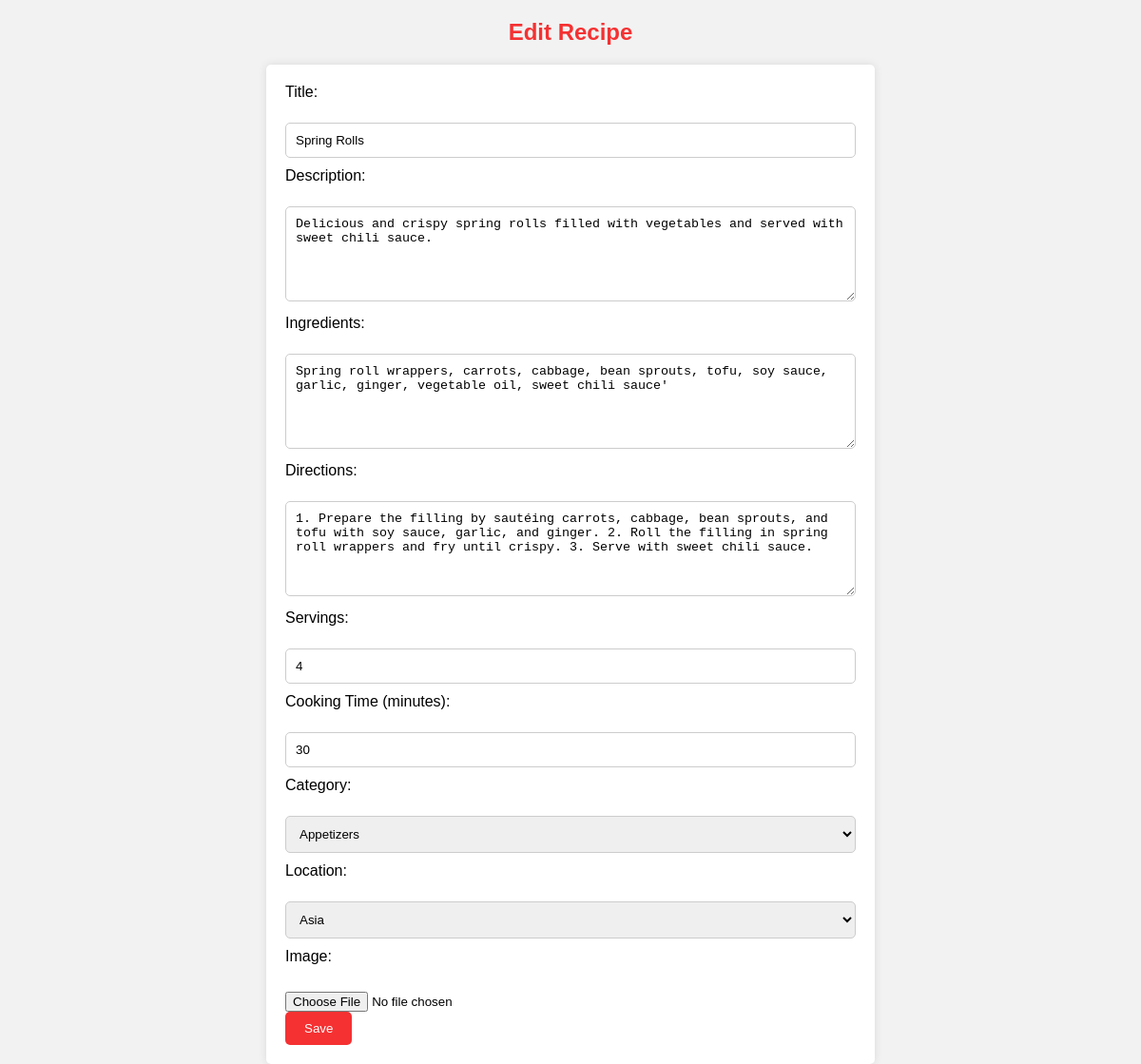
Screenshot of /edit_recipe.php?recipe_id=1 with the database file from the repository.
### tables this page shows
CREATE TABLE `recipes` (
  `recipe_id` int(11) NOT NULL,
  `user_id` int(11) DEFAULT NULL,
  `title` varchar(100) NOT NULL,
  `description` text,
  `ingredients` text,
  `directions` text,
  `servings` int(11) DEFAULT NULL,
  `cooking_time` int(11) DEFAULT NULL,
  `category` varchar(100) DEFAULT NULL,
  `location` varchar(100) DEFAULT NULL,
  `image_url` varchar(255) DEFAULT NULL
);

### edit_recipe.php (the view, shortened to what this page needs)
<?php
include 'database.php';
if ($_SERVER["REQUEST_METHOD"] == "POST") {
$recipe_id = $_POST['recipe_id'];
$title = $_POST['title'];
$description = $_POST['description'];
$ingredients = $_POST['ingredients'];
$directions = $_POST['directions'];
$servings = $_POST['servings'];
$cooking_time = $_POST['cooking_time'];
$category = $_POST['category'];
$location = $_POST['location'];
    if ($_FILES["image"]["size"] > 0) {
        $target_dir = "assets/images/";
        $target_file = $target_dir . basename($_FILES["image"]["name"]);
        $imageFileType = strtolower(pathinfo($target_file, PATHINFO_EXTENSION));
        $check = getimagesize($_FILES["image"]["tmp_name"]);
        if ($check === false) {
            echo "File is not an image.";
            exit();
        }
        if ($imageFileType != "jpg" && $imageFileType != "png" && $imageFileType != "jpeg" && $imageFileType != "gif") {
            echo "Sorry, only JPG, JPEG, PNG & GIF files are allowed.";
            exit();
        }
        if (!move_uploaded_file($_FILES["image"]["tmp_name"], $target_file)) {
            echo "Sorry, there was an error uploading your file.";
            exit();
        }
        $image_url = $target_file;
        $update_image_sql = "UPDATE recipes SET image_url = ? WHERE recipe_id = ?";
        $update_image_stmt = $mysqli->prepare($update_image_sql);
        $update_image_stmt->bind_param("si", $image_url, $recipe_id);
        if (!$update_image_stmt->execute()) {
            echo "Error updating image URL: " . $update_image_stmt->error;
            exit();
        }
    }
$update_recipe_sql = "UPDATE recipes
SET title = ?, description = ?, ingredients = ?, directions = ?, servings = ?, cooking_time = ?, category = ?, location = ?
WHERE recipe_id = ?";
$stmt = $mysqli->prepare($update_recipe_sql);
$stmt->bind_param("ssssiiisi", $title, $description, $ingredients, $directions, $servings, $cooking_time, $category, $location, $recipe_id);
if ($stmt->execute()) {
    $_SESSION['success_message'] = "Recipe updated successfully.";
    header("Location: manage_recipes.php");
    exit();
} else {
    $_SESSION['error_message'] = "Error updating recipe: " . $stmt->error;
    header("Location: manage_recipes.php");
    exit();
}
    $stmt->close();
    $mysqli->close();
} else {
    if (isset($_GET['recipe_id'])) {
        $recipe_id = $_GET['recipe_id'];
        $select_recipe_sql = "SELECT * FROM recipes WHERE recipe_id = ?";
        $select_recipe_stmt = $mysqli->prepare($select_recipe_sql);
        $select_recipe_stmt->bind_param("i", $recipe_id);
        $select_recipe_stmt->execute();
        $result = $select_recipe_stmt->get_result();
        $recipe = $result->fetch_assoc();
    } else {
        echo "Recipe ID not provided.";
        exit();
    }
}
?>
<!DOCTYPE html>
<html lang="en">
<head>
</head>
<body>
    <h2>Edit Recipe</h2>
    <form action="<?php echo htmlspecialchars($_SERVER["PHP_SELF"]); ?>" method="post" enctype="multipart/form-data">
        <label for="title">Title:</label><br>
        <input type="text" id="title" name="title" value="<?php echo $recipe['title']; ?>" required><br>
        <label for="description">Description:</label><br>
        <textarea id="description" name="description" rows="4" required><?php echo $recipe['description']; ?></textarea><br>
        <label for="ingredients">Ingredients:</label><br>
        <textarea id="ingredients" name="ingredients" rows="4" required><?php echo $recipe['ingredients']; ?></textarea><br>
        <label for="directions">Directions:</label><br>
        <textarea id="directions" name="directions" rows="4" required><?php echo $recipe['directions']; ?></textarea><br>
        <label for="servings">Servings:</label><br>
        <input type="number" id="servings" name="servings" value="<?php echo $recipe['servings']; ?>" required><br>
        <label for="cooking_time">Cooking Time (minutes):</label><br>
        <input type="number" id="cooking_time" name="cooking_time" value="<?php echo $recipe['cooking_time']; ?>" required><br>
        <label for="category">Category:</label><br>
        <select id="category" name="category" required>
            <option value="Appetizers" <?php if ($recipe['category'] == 'Appetizers') echo 'selected'; ?>>Appetizers</option>
        </select><br>
        <label for="location">Location:</label><br>
        <select id="location" name="location" required>
            <option value="Asia" <?php if ($recipe['location'] == 'Asia') echo 'selected'; ?>>Asia</option>
        </select><br>
        <label for="image">Image:</label><br>
        <input type="file" id="image" name="image" accept="image/*"><br>
        <input type="submit" value="Save">
    </form>
</body>
</html>

### edit_recipe.php (style rules this page uses)
body { font-family: Arial, sans-serif; background-color: #f2f2f2; margin: 0; padding: 0; }
h2 { text-align: center; color: #f53132; margin-top: 20px; }
form { max-width: 600px; margin: 0 auto; padding: 20px; background-color: #fff; border-radius: 5px; box-shadow: 0 0 10px rgba(0, 0, 0, 0.1); }
label { display: block; margin-bottom: 5px; }
input[type="text"], input[type="number"], select, textarea { width: 100%; padding: 10px; margin-bottom: 10px; border: 1px solid #ccc; border-radius: 5px; box-sizing: border-box; }
textarea { height: 100px; resize: vertical; }
input[type="file"] { margin-top: 5px; }
input[type="submit"] { padding: 10px 20px; background-color: #f53132; border: none; border-radius: 5px; color: #fff; cursor: pointer; }

### rows the page displays
recipes: title "Spring Rolls", description "Delicious and crispy spring rolls filled with vegetables and served with sweet chili sauce.", ingredients "Spring roll wrappers, carrots, cabbage, bean sprouts, tofu, soy sauce, garlic, ginger, vegetable oil, sweet chili sauce'", directions "1. Prepare the filling by sautéing carrots, cabbage, bean sprouts, and tofu with soy sauce, garlic, and ginger. 2. Roll the filling in spring roll wrappers and fry until crispy. 3. Serve with sweet chili sauce.", servings "4", cooking_time "30", category "Appetizers", location "Asia"
